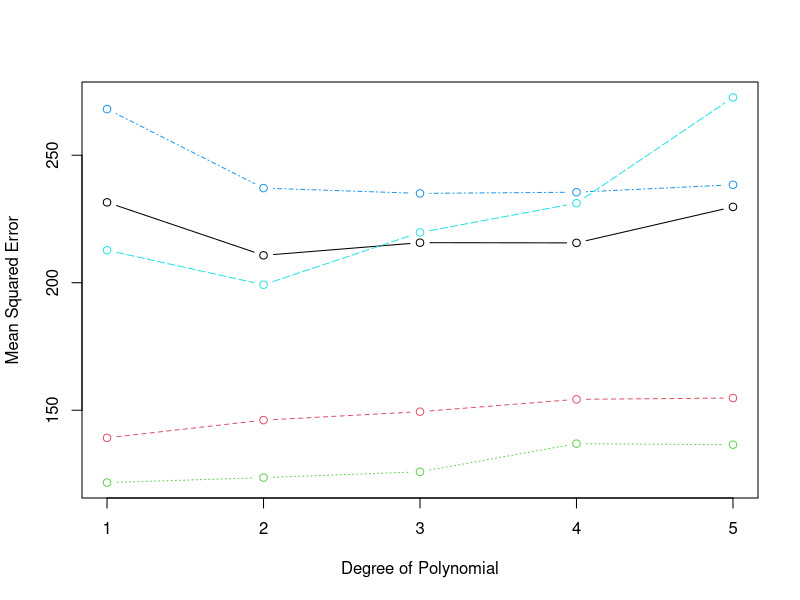
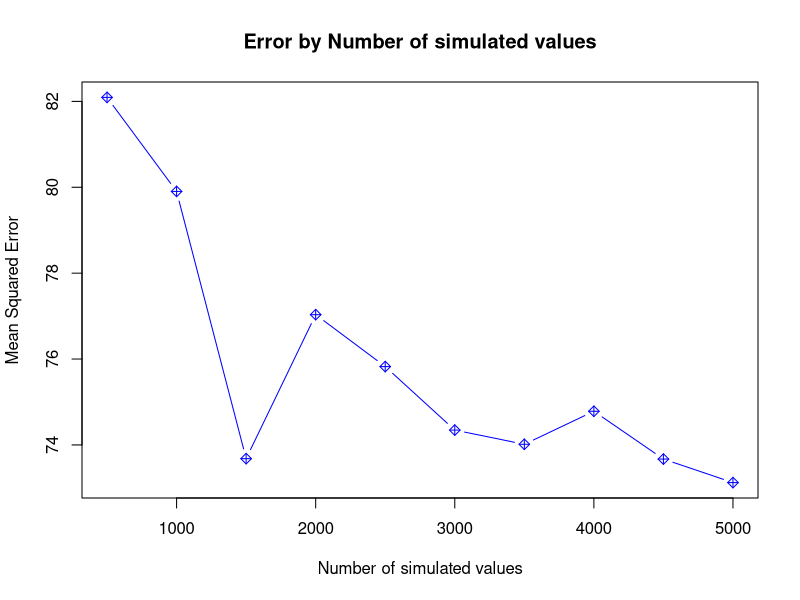
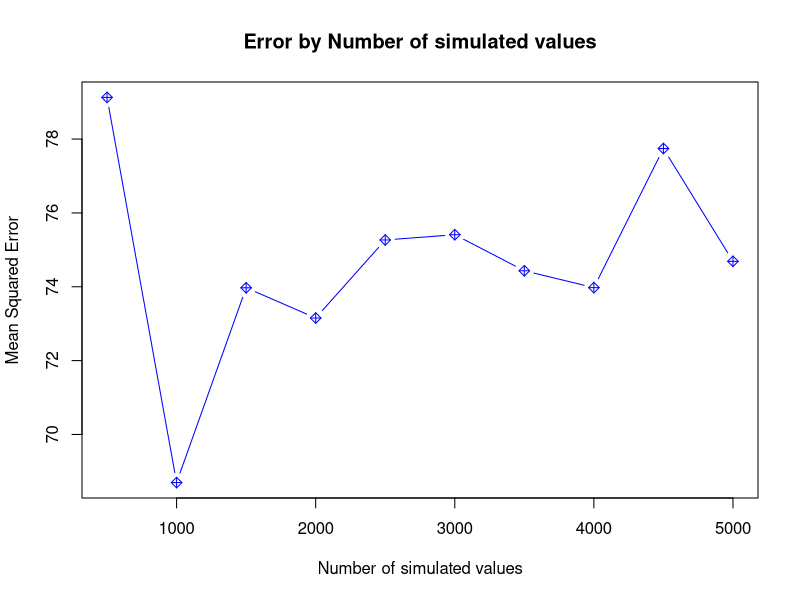

Here is the R script that generated these plots, in order:
## ---- chunk 1
library(tidyverse)
## ---- chunk 2
data <- read.table("dados.full-preparadoP2.csv", sep = ";", header = T)
data <- data %>%
  mutate(across(c(nc, ac, dc, tchr), ~ as.numeric(gsub(",", ".", .))))
str(data)
## ---- chunk 3
set.seed(1)
sorteio <- sample(1:length(data$tchr), replace = FALSE)
## ---- chunk 4
k <- 5
cvs <- split(sorteio,1:k)
cv <- 1:k 
## ---- chunk 5
grau.polinomio <- 5
cv.error.5 <- matrix (NA, nrow = k, ncol = grau.polinomio)
## ---- chunk 6
for (k in cv) { 
  for (i in 1:grau.polinomio) {
    
    glm.fit <- glm(tchr ~ poly(nc ,i), data = data[-c(cvs[[k]]),])
    
    cv.error.5[k,i] <- mean((data$tchr-predict(glm.fit, data))[cvs[[k]]]^2, na.rm = T)
    
  }
}
## ---- chunk 7
cv.error.5
## ---- chunk 8
matplot(1:grau.polinomio, t(cv.error.5), type = "b", pch = 1,
        ylab = "Mean Squared Error", xlab = "Degree of Polynomial")
## ---- chunk 9
colMeans(cv.error.5)
## ---- chunk 10
diag(var(cv.error.5))
## ---- chunk 11
cv.error.nc <- matrix(NA, nrow = k, ncol = grau.polinomio)
for (k in cv) { 
  for (i in 1:grau.polinomio) {
    glm.fit <- glm(tchr ~ poly(nc ,i), data = data[-c(cvs[[k]]),])
    cv.error.nc[k,i] <- mean((data$tchr-predict(glm.fit, data))[cvs[[k]]]^2, na.rm = T)
  }
}
melhor_grau_nc <- which.min(colMeans(cv.error.nc))

cv.error.ac <- matrix(NA, nrow = k, ncol = grau.polinomio)
for (k in cv) { 
  for (i in 1:grau.polinomio) {
    glm.fit <- glm(tchr ~ poly(ac ,i), data = data[-c(cvs[[k]]),])
    cv.error.ac[k,i] <- mean((data$tchr-predict(glm.fit, data))[cvs[[k]]]^2, na.rm = T)
  }
}
melhor_grau_ac <- which.min(colMeans(cv.error.ac))

cv.error.dc <- matrix(NA, nrow = k, ncol = grau.polinomio)
for (k in cv) { 
  for (i in 1:grau.polinomio) {
    glm.fit <- glm(tchr ~ poly(dc ,i), data = data[-c(cvs[[k]]),])
    cv.error.dc[k,i] <- mean((data$tchr-predict(glm.fit, data))[cvs[[k]]]^2, na.rm = T)
  }
}
melhor_grau_dc <- which.min(colMeans(cv.error.dc))
## ---- chunk 12
formula_final <- as.formula(paste(
  "tchr ~ poly(nc,", melhor_grau_nc, ") +",
  "poly(ac,", melhor_grau_ac, ") +",
  "poly(dc,", melhor_grau_dc, ")"
))
formula_final
## ---- chunk 13
cv.error.final <- matrix(NA, nrow = k, ncol = 1)

for (k in cv) {
  glm.final <- glm(formula_final, data = data[-c(cvs[[k]]), ])
  cv.error.final[k, 1] <- mean((data$tchr - predict(glm.final, data))[cvs[[k]]]^2, na.rm = TRUE)
}

cv.error.final

mean(cv.error.final)

## ---- chunk 14
train <- data |> filter(exp != 1)
test <- data |> filter(exp == 1)
## ---- chunk 15
glm3 <- glm(tchr ~ poly(nc, 2) + poly(ac, 1) + poly(dc, 1), data = train)
## ---- chunk 16
summary(glm3)
## ---- chunk 17
testp <- test |> mutate(predicted_tchr = predict(glm3, newdata = test, type = "response"))
## ---- chunk 18
error <- mean((testp$tchr - testp$predicted_tchr)^2)
error
## ---- chunk 19
variaveis <- train |> select(tchr, nc, dc, ac)
matriz_cov <- cov(variaveis)
matriz_cov
## ---- chunk 20
summary(train[,4:7])
## ---- chunk 21
gera.mult.chol<-function(vu, sigma, iter)
  {
  mu <- vu
  fc <- chol(sigma)
  iter <- iter
  p <- length(fc[1,])
  variaveis <- matrix(99, iter, p)
  for (i in 1:iter)
    {
    z <- rnorm(p)
    variaveis[i,] <- mu+t(fc)%*%z 
    }
  return(variaveis)
}
## ---- chunk 22
simulations <- c(500, 1000, 1500, 2000, 2500, 3000, 3500, 4000, 4500, 5000)

mu <- c(108.35, 108.2, 25.28, 2.527)

set.seed(2)
for (sim in simulations){
  j <- gera.mult.chol(mu, matriz_cov, sim)
  temp_df <- as.data.frame(j) |> rename(tchr = V1, nc = V2, dc = V3, ac = V4)
  assign(paste0("j_", sim), temp_df)
}

calcular_error <- function(data){
  modelo <- glm(tchr ~ poly(nc, 2) + poly(ac, 1) + poly(dc, 1), data = data)
  test <- test |> mutate(predicted_tchr = predict(modelo, newdata = test, type = "response"))
  error <- mean((test$tchr - test$predicted_tchr)^2)
  return(error)
}

datasets <- list(j_500, j_1000, j_1500, j_2000, j_2500,
                 j_3000, j_3500, j_4000, j_4500, j_5000)

e <- lapply(datasets, calcular_error)
## ---- chunk 23
matplot(simulations, unlist(e), type = "b", col = "blue", pch = 9,
        xlab = "Number of simulated values", ylab = "Mean Squared Error", 
        main = "Error by Number of simulated values")
## ---- chunk 24
set.seed(5)
for (sim in simulations){
  j <- gera.mult.chol(mu, matriz_cov, sim)
  temp_df <- as.data.frame(j) |> rename(tchr = V1, nc = V2, dc = V3, ac = V4)
  assign(paste0("j_", sim), temp_df)
}

calcular_error <- function(data){
  modelo <- glm(tchr ~ poly(nc, 2) + poly(ac, 1) + poly(dc, 1), data = data)
  test <- test |> mutate(predicted_tchr = predict(modelo, newdata = test, type = "response"))
  error <- mean((test$tchr - test$predicted_tchr)^2)
  return(error)
}

datasets <- list(j_500, j_1000, j_1500, j_2000, j_2500,
                 j_3000, j_3500, j_4000, j_4500, j_5000)

e <- lapply(datasets, calcular_error)

matplot(simulations, unlist(e), type = "b", col = "blue", pch = 9,
        xlab = "Number of simulated values", ylab = "Mean Squared Error", 
        main = "Error by Number of simulated values")
